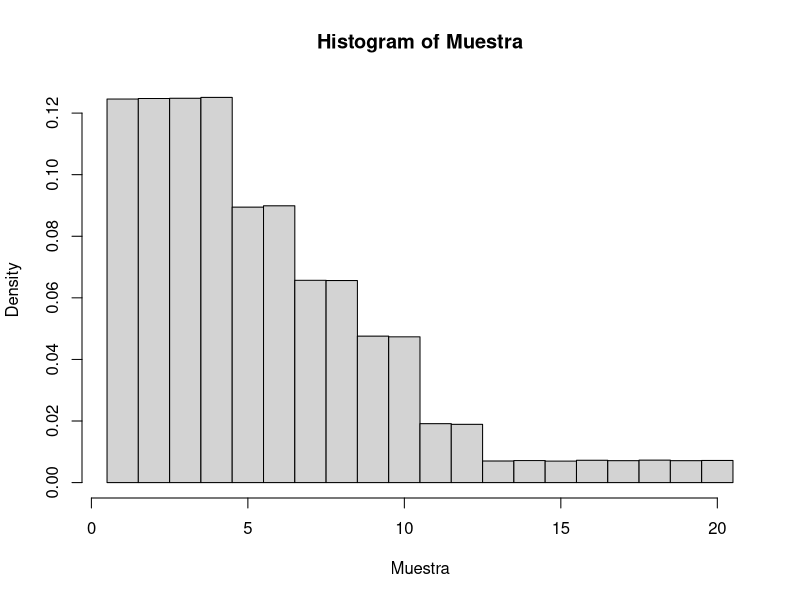

Write R code to recreate this figure.
## ---- chunk 1
Omega_1 <- expand.grid(Rojo = 1:6, Verde = 1:6)
Omega_1
## ---- chunk 2
sample(1:8, 1)
## ---- chunk 3
rE2 <- function(){
  DadosPosibles <- c(4,6,8,10,10,12,20)
  DadoSeleccionado <- sample(DadosPosibles, 1)
  Resultado <- sample(1:DadoSeleccionado,1)
  return(Resultado)
}
## ---- chunk 4
Muestra <- replicate(1000000, rE2())
#Muestra
## ---- chunk 5
hist(Muestra, breaks = 1:21 - 0.5, prob = TRUE)
## ---- chunk 6
table(Muestra)/length(Muestra)
## ---- chunk 7
(table(Muestra)/length(Muestra))[11]
## ---- chunk 8
.resultados <- function(x){
  return(1:x)
}
## ---- chunk 9
.resultados(6)
## ---- chunk 10
Resultados <- Vectorize(.resultados)
## ---- chunk 11
Resultados(c(2,3,4,5,6))
## ---- chunk 12
unlist(Resultados(c(2,3)))
## ---- chunk 13
.dados <- function(x){
  return(rep(x,x))
}
## ---- chunk 14
.dados(7)
## ---- chunk 15
Dados <- Vectorize(.dados)
## ---- chunk 16
MisDados <- c(4,6,8,10,10,12,20)
## ---- chunk 17

## ---- chunk 18
Omega_A <- data.frame(DadoUsado = unlist(Dados(MisDados)), Sale = unlist(Resultados(MisDados)))
## ---- chunk 19
Omega_A
